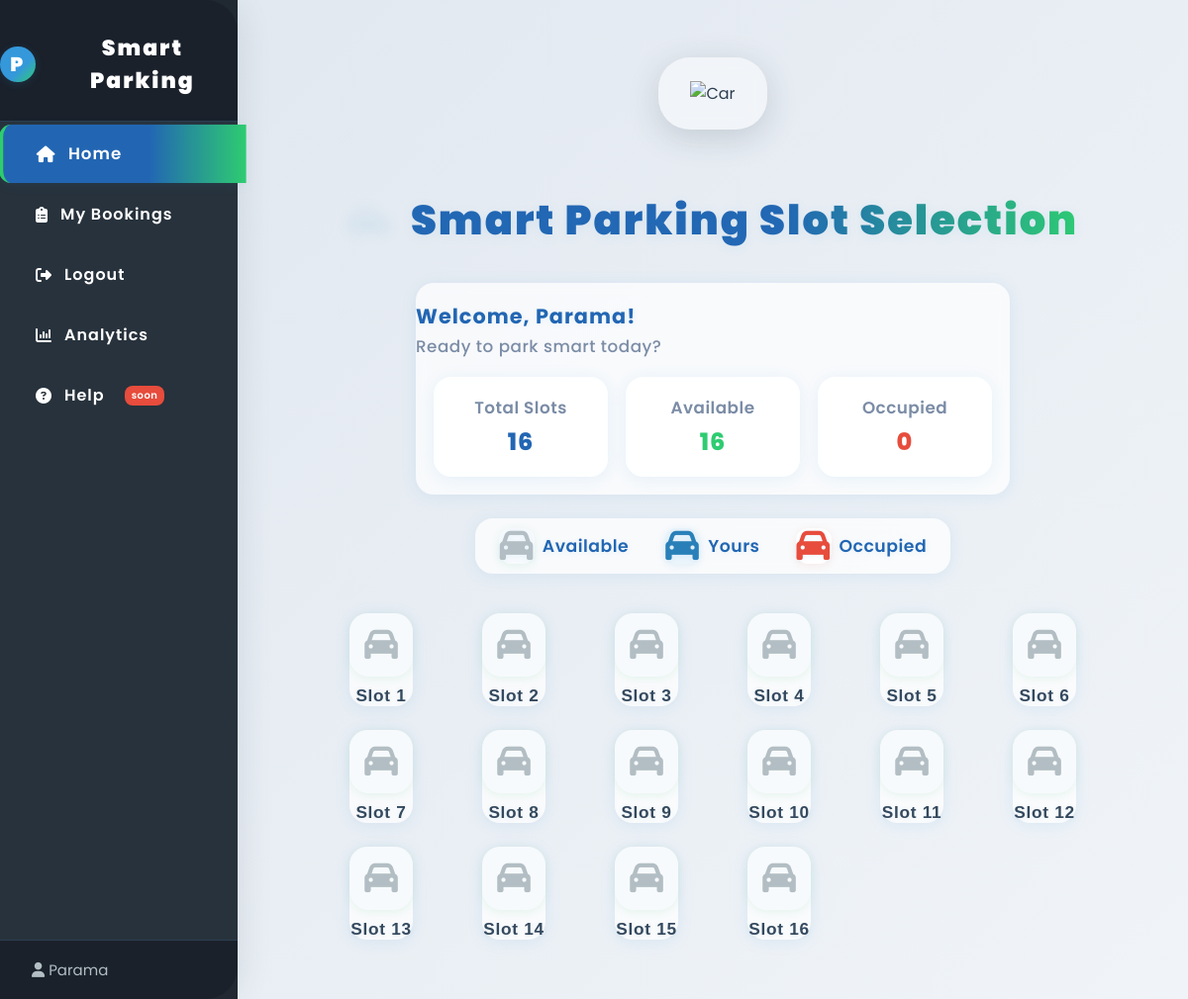
The app's page / (signed in) with its own data.
### parking/models.py (models this page shows)
class ParkingSlot(models.Model):
    number = models.IntegerField(unique=True)
    is_available = models.BooleanField(default=True)

### parking/views.py (the view)
# urls.py: path('', views.home, name='home'),
def home(request):
    slots = ParkingSlot.objects.all().order_by('number')
    my_booking = None
    available_count = slots.filter(is_available=True).count()
    occupied_count = slots.filter(is_available=False).count()
    parking_cost_per_minute = 2
    minutes_parked = total_cost = None
    if request.user.is_authenticated:
        my_booking = Booking.objects.filter(user=request.user).first()
        if my_booking:
            now = timezone.now()
            minutes_parked = int((now - my_booking.booked_at).total_seconds() // 60)
            total_cost = minutes_parked * parking_cost_per_minute
    return render(request, 'parking/home.html', {
        'slots': slots,
        'my_booking': my_booking,
        'available_count': available_count,
        'occupied_count': occupied_count,
        'minutes_parked': minutes_parked,
        'parking_cost_per_minute': parking_cost_per_minute,
        'total_cost': total_cost,
    })

### parking/templates/parking/home.html (shortened to what this page needs)
{% load static %}
<!DOCTYPE html>
<html lang="en">
<head>
    <link rel="stylesheet" href="https://cdnjs.cloudflare.com/ajax/libs/font-awesome/6.4.0/css/all.min.css">
    <link rel="stylesheet" href="{% static 'css/style.css' %}">
</head>
<body ontouchstart="">
<div class="container">
    <nav class="sidebar">
        <div class="sidebar-title">
            <div class="sidebar-logo">
                <span class="logo-circle">P</span>
                <span>Smart Parking</span>
            </div>
        </div>
        <ul>
            <li class="{% if request.resolver_match.url_name == 'home' %}active{% endif %}">
                <a href="{% url 'home' %}"><i class="fa-solid fa-house"></i> Home</a>
            </li>
            {% if user.is_authenticated %}
                <li class="{% if request.resolver_match.url_name == 'my_bookings' %}active{% endif %}">
                    <a href="{% url 'my_bookings' %}"><i class="fa-solid fa-clipboard-list"></i> My Bookings</a>
                </li>
                <li>
                    <a href="{% url 'logout' %}"><i class="fa-solid fa-right-from-bracket"></i> Logout</a>
                </li>
            {% endif %}
            <li class="{% if request.resolver_match.url_name == 'analytics' %}active{% endif %}">
                <a href="{% url 'analytics' %}"><i class="fa-solid fa-chart-column"></i> Analytics</a>
            </li>
            <li>
                <a href="#"><i class="fa-solid fa-circle-question"></i> Help <span class="soon">soon</span></a>
            </li>
        </ul>
        {% if user.is_authenticated %}
            <div class="sidebar-user">
                <span><i class="fa-solid fa-user"></i> {{ user.username }}</span>
            </div>
        {% endif %}
    </nav>
    <main class="main-content">
        <div class="hero-car-glass">
            <img src="https://cdn.jsdelivr.net/gh/twitter/twemoji@14.0.2/assets/svg/1f697.svg" alt="Car" class="hero-car">
        </div>
        <h1>
            <i class="fa-solid fa-car-side"></i>
            <span>Smart Parking Slot Selection</span>
        </h1>
        {% if user.is_authenticated %}
        <div class="dashboard-panel glass-card">
            <div class="dashboard-greeting">
                <div>
                    <div class="greet">Welcome, <b>{{ user.username }}</b>!</div>
                    <div class="greet-sub">Ready to park smart today?</div>
                </div>
            </div>
            <div class="dashboard-stats">
                <div class="stat-card glass-card">
                    <div class="stat-label">Total Slots</div>
                    <div class="stat-value">{{ slots|length }}</div>
                </div>
                <div class="stat-card glass-card">
                    <div class="stat-label">Available</div>
                    <div class="stat-value available">{{ available_count }}</div>
                </div>
                <div class="stat-card glass-card">
                    <div class="stat-label">Occupied</div>
                    <div class="stat-value occupied">{{ occupied_count }}</div>
                </div>
            </div>
        </div>
        {% endif %}
        <div class="legend glass-card">
            <span>
                <span class="slot-icon-bg available"><i class="fa-solid fa-car slot-car-icon"></i></span>
                Available
            </span>
            <span>
                <span class="slot-icon-bg yours"><i class="fa-solid fa-car slot-car-icon"></i></span>
                Yours
            </span>
            <span>
                <span class="slot-icon-bg occupied"><i class="fa-solid fa-car slot-car-icon"></i></span>
                Occupied
            </span>
        </div>
        <div class="parking-grid">
            {% for slot in slots %}
                <form method="POST"
                      action="{% if slot.is_available %}{% url 'book_slot' slot.id %}
                              {% elif user.is_authenticated and slot.booking_set.first.user == user %}
                                  {% url 'cancel_booking' slot.id %}
                              {% else %}#{% endif %}">
                    <button
                        class="parking-slot touch-ripple glass-card
                            {% if slot.is_available %}available
                            {% elif user.is_authenticated and slot.booking_set.first.user == user %}yours
                            {% else %}occupied{% endif %}"
                        data-tooltip="{% if slot.is_available %}Click to Book
                                      {% elif user.is_authenticated and slot.booking_set.first.user == user %}Click to Cancel
                                      {% else %}Occupied by another user{% endif %}"
                    >
                        <span class="slot-icon-bg">
                            <i class="fa-solid fa-car slot-car-icon"></i>
                        </span>
                        <span class="slot-label">Slot {{ slot.number }}</span>
                    </button>
                </form>
            {% endfor %}
        </div>
    </main>
</div>
</body>
</html>

### records on screen
ParkingSlot: number "1"
ParkingSlot: number "2"
ParkingSlot: number "3"
ParkingSlot: number "4"
ParkingSlot: number "5"
ParkingSlot: number "6"
ParkingSlot: number "7"
ParkingSlot: number "8"
ParkingSlot: number "9"
ParkingSlot: number "10"
ParkingSlot: number "11"
ParkingSlot: number "12"
ParkingSlot: number "13"
ParkingSlot: number "14"
ParkingSlot: number "15"
ParkingSlot: number "16"

### other values on screen
{{ user.username }} "Parama"
{{ slots|length }} "16"
{{ available_count }} "16"
{{ occupied_count }} "0"
